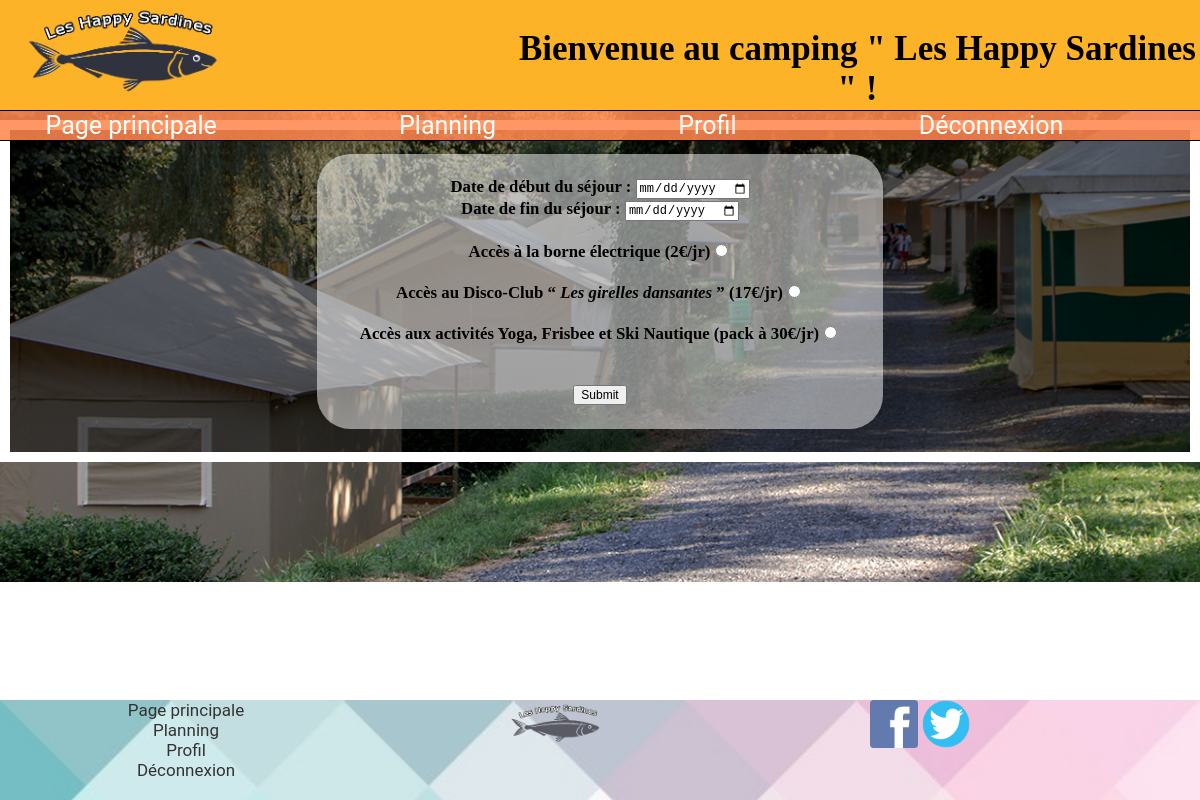
Page /reservations.php?emplacement=plage&habitat=cpgcar (signed in) on the committed database.
### tables this page shows
CREATE TABLE IF NOT EXISTS `tarif` (
  `id` int(11) NOT NULL AUTO_INCREMENT,
  `jour` int(10) NOT NULL,
  `borne` int(2) NOT NULL,
  `disco` int(17) NOT NULL,
  `yfs` int(30) NOT NULL,
  PRIMARY KEY (`id`)
);

### reservations.php (the view, shortened to what this page needs)
<!DOCTYPE html>
<html>
    <head>
        <link rel="stylesheet" type="text/css" href="camping.css">
    </head>
    <body id="bodyReservation">
        <?php include('header.php'); ?>
        <main id="mainReservation">
                <?php
                    if (isset($_SESSION['login']))
                    {
                       if (!empty($_GET['emplacement']) and !empty($_GET['habitat']))
                       {
                            $connexion=mysqli_connect("Localhost","root","","camping");
                            $requetetarif = "SELECT jour,borne,disco,yfs FROM tarif";
                            $querytarif=mysqli_query($connexion,$requetetarif);
                            $resultattarif=mysqli_fetch_all($querytarif);
                            $tarifborne=$resultattarif[0][1];
                            $tarifdisco=$resultattarif[0][2];
                            $tarifyfs=$resultattarif[0][3];
                            ?>
                            <section = id="sectionFormReservation">
                                <form action="" method="post" id="formReservation">
                                    <label for="">Date de début du séjour : </label>
                                    <input type="date" name="datedebut"><br>
                                    <label for="">Date de fin du séjour : </label>
                                    <input type="date" name="datefin"><br>
                                    <br>
                                    Accès à la borne électrique (<?php echo $tarifborne; ?>€/jr)<input type="radio" name="borne" value="<?php echo $tarifborne ?>"><br><br>
                                    Accès au Disco-Club “ <i>Les girelles dansantes</i> ” (<?php echo $tarifdisco; ?>€/jr)<input type="radio" name="disco" value="<?php echo $tarifdisco ?>"><br><br>
                                    Accès aux activités Yoga, Frisbee et Ski Nautique (pack à <?php echo $tarifyfs; ?>€/jr)<input type="radio" name="yfs" value="<?php echo $tarifyfs ?>"><br><br><br>
                                    <input type="submit" name="valider">
                                </form>
                      <?php
                        }
                        else{
                            echo '<div class="erreurResa">Veuillez passer par la page index pour reservé.</div>';
                        }
                    }
                    else
                    {
                        header("location:connexion.php");
                    }
                    ?>
                    </section>
        </main>
        <?php include('footer.php'); ?>
    </body>
</html>

### camping.css (style rules this page uses)
html { height: 100%; }
body { position: relative; min-height: 100%; margin: 0; padding: 0; }
main { padding-bottom: 10%; }
#mainReservation { padding-top : 10% ; background-image: url(img/resa.jpg); background-repeat: no-repeat; background-size: cover; }
#sectionFormReservation { background-color: rgb(0, 0, 0, 0.5); border : 10px solid white ; height:20%; }
#formReservation { width: 44%; height: 50%; margin: 2% auto; background-color: rgb(255, 255, 255, 0.5); padding: 2% 2%; text-align: center; font-size: 1.4vw; font-weight: bold; border-radius: 2em; }
#formReservation>input { font-size: 1vw; }

### rows in the picture
tarif: borne "2", disco "17", yfs "30"
